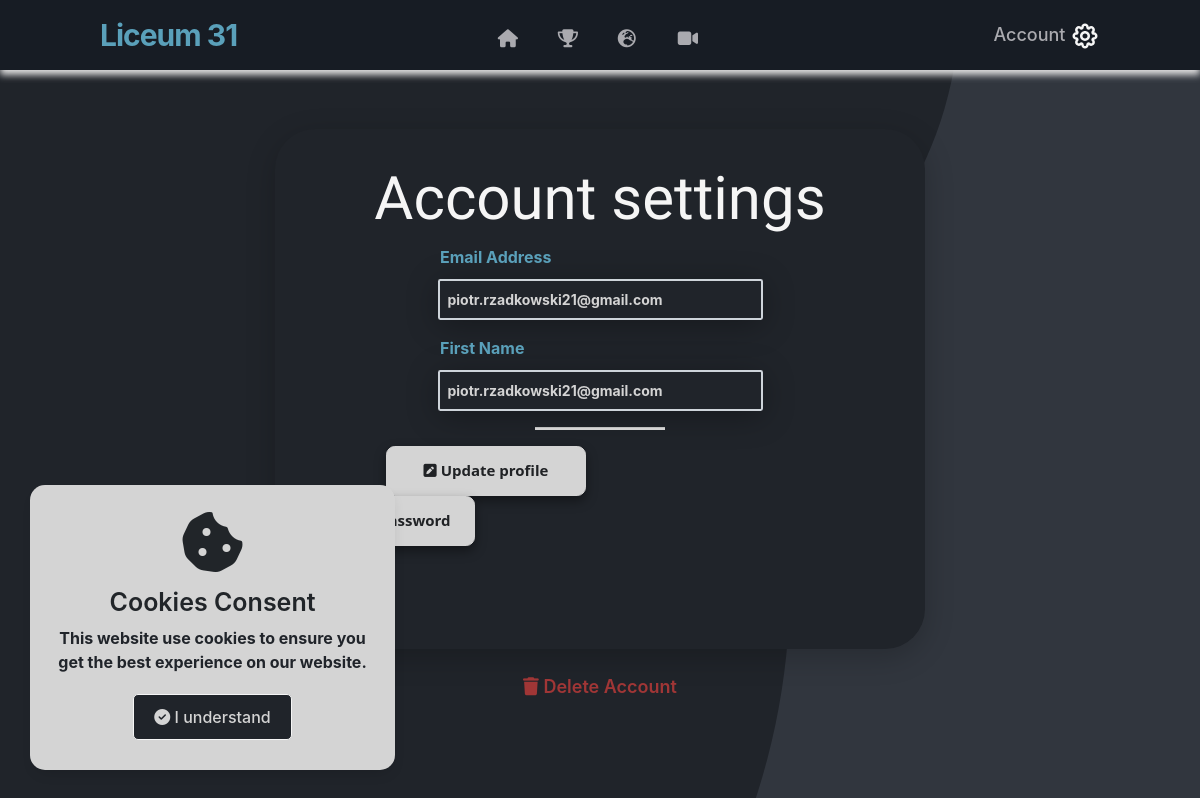
The app's page /edit_user (signed in), older data.
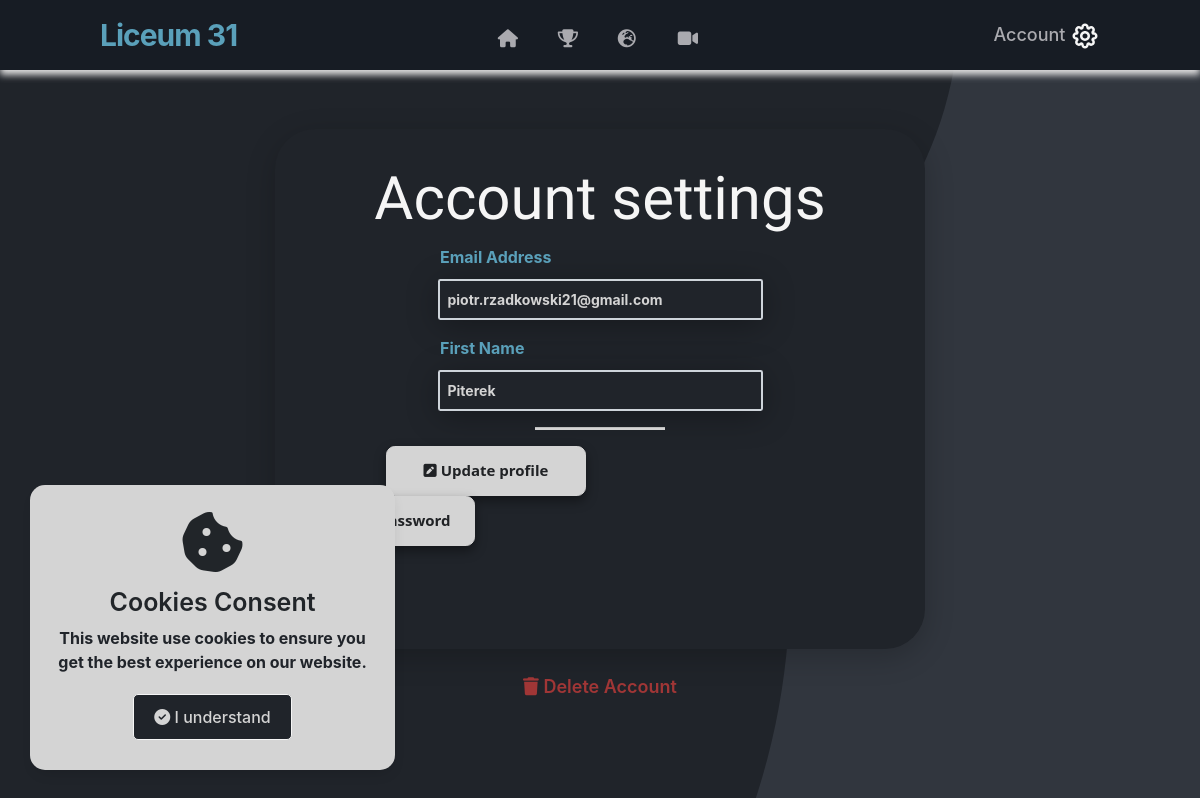
The same page, newer data.
### website/models.py (models this page shows)
class User(db.Model,UserMixin):
    id = db.Column(db.Integer,primary_key=True)
    first_name = db.Column(db.String(150))
    email = db.Column(db.String(150),unique=True)       #150 is maxLenght of string
    password = db.Column(db.String(150))
    is_admin = db.Column(db.Boolean,default=False)
    current_tournament_id = db.Column(db.Integer)
    tournaments = db.relationship('Tournament')

### website/auth.py (the view, shortened to what this page needs)
@auth.route('/edit_user', methods=['GET', 'POST'])
def edit_user():
    return render_template("edit_user.html", user=current_user)

### website/__init__.py (called while the page is built)
def create_app():
    app = Flask(__name__)
    app.config['SECRET_KEY'] = 'kjabwdlajbal'
    app.config['SQLALCHEMY_DATABASE_URI'] = f'sqlite:///{DB_NAME}'
    app.config['SQLALCHEMY_TRACK_MODIFICATIONS'] = False
    app.config['TRAP_HTTP_EXCEPTIONS']=True
    db.init_app(app)  # inicjowanie bazy danych dla aplikacji
    from .views import views
    from .auth import auth
    app.register_blueprint(views, url_prefix='/')
    app.register_blueprint(auth, url_prefix='/')
    from .models import User
    create_datebase(app)
    login_manager = LoginManager()
    login_manager.login_view = 'auth.login'
    login_manager.init_app(app)
    @login_manager.user_loader
    def load_user(id):
        return User.query.get(int(id))
    return app

### website/templates/edit_user.html (shortened to what this page needs)
{% extends "base.html" %} {% block title %}Account settings{% endblock %} {% block content %}
<section class="edit_box_container container_edit">
	<form method="POST">
		<br>
		<h3 style="margin-bottom: 30px; margin-top: 10px;" align="center">Account settings</h3>
		<section style="margin-top: -20px;">
			<div class="form-group">
				<label class="label_login" for="email">Email Address</label>
				<input value="{{user.email}}" type="email" class="form_control" id="email" name="email" />
			</div>
			<div class="form-group">
				<label class="label_login" for="firstName">First Name</label>
				<input value="{{user.first_name}}" type="text" class="form_control" id="firstName" name="firstName" />
			</div>
			<hr>
			<button style="margin-left: 111px; margin-right: 20px;" id="btn" type="submit"
				class="btn-danger_nav_login"><i class="fas fa-pen-square"></i> Update
				profile</button>
		</section>
	</form>
<a href="/change-password">
	<button id="btn" type="submit" class="btn-danger_nav_login"> Change
		password</button>
</a>
</section>
<br>
<section>
	<center><a onClick="deleteUser({{user.id}})" class="delete_account" href="#"><i class="fas fa-trash"></i> Delete
			Account</a></center>
</section>
{% endblock %}

### website/templates/base.html (shortened to what this page needs)
<!DOCTYPE html>
<html lang="en">
<head>
    <link rel="stylesheet" href="https://stackpath.bootstrapcdn.com/bootstrap/4.4.1/css/bootstrap.min.css"
 />
    <link rel="stylesheet" href="https://stackpath.bootstrapcdn.com/font-awesome/4.7.0/css/font-awesome.min.css"
 />
    <link rel="stylesheet" href="{{ url_for('static', filename='style.css') }}" />
    <link rel="stylesheet" href="https://cdnjs.cloudflare.com/ajax/libs/tippy.js/2.5.3/themes/light.css" />
</head>
<body>
    <div class="wrapper">
        <i class="fas fa-cookie-bite fa-4x"></i>
        <div class="content">
            <header>Cookies Consent</header>
            <p>This website use cookies to ensure you get the best experience on our website.</p>
            <div class="buttons">
                <button class="item"><i class="fas fa-check-circle"></i> I understand</button>
            </div>
        </div>
    </div>
    <section>
        <div id="snow">
        </div>
        <nav>
            <a id="home" href="/">
                <div class="logo" style="color: #5aa0ba; font-weight: 700">Liceum 31</div>
            </a>
            <div id="btn" class="nav-items">
                <li>
                    <a class="tooltip" title="Home Page" id="home" href="/"><i style="margin-bottom: 20px;"
                            class="fas fa-home"></i></a>
                </li>
                <li>
                    <a class="tooltip" title="My Tournaments" href="/tournaments"><i style="margin-bottom: 20px;"
                            class="fas fa-trophy"></i></a>
                </li>
                <li>
                    <a class="tooltip" title="Global Tournament" href="/public-tournaments"><i
                            style="margin-bottom: 20px;" class="fas fa-globe-europe"></i></a>
                <li>
                    <a class="tooltip tippy-arrow" title="Video" href="/video"><i style="margin-bottom: 20px;"
                            class="fas fa-video"></i></a>
                </li>
            </div>
            {% if user.is_authenticated %}
            <ul id="account-btn">
                <li>
                    <a href="#" id="account-btn-caption">Account</a>
                    <a href="#" id="account-btn-icon">
                    </a>
                </li>
            </ul>
            {% endif %}
        </nav>
        <div class="container" style="min-width: 100%;">{% block content %} {% endblock %}</div>
        <link rel="preconnect" href="/your-path-to-fontawesome/css/fontawesome.css" rel="stylesheet">
        <link rel="stylesheet" href="https://unpkg.com/balloon-css/balloon.min.css">
    </section>
</body>
</html>

### website/static/style.css (style rules this page uses)
html { scroll-behavior: smooth; }
body { background-image: url("../static/bgp.png"); scroll-behavior: smooth; overflow: overlay; background-repeat: no-repeat; background-attachment: fixed; }
.container { width: 1800px; }
#snow { position: fixed; top: 0; left: 0; right: 0; bottom: 0; pointer-events: none; z-index: 1000; }
h3 { color: whitesmoke; font-family: "Stick No Bills", sans-serif; font-size: 60px; }
hr { background-color: rgb(212, 212, 212); height: 2px; width: 20%; }
.delete_account { color: #a03636; font-weight: 600; }
.wrapper { position: absolute; bottom: 30px; left: 30px; max-width: 365px; background: rgb(212, 212, 212); padding: 25px 25px 30px 25px; border-radius: 15px; box-shadow: 1px 7px 14px -5px rgba(0,0,0,0.15); text-align: center; }
.content header { font-size: 25px; font-weight: 600; }
.content { margin-top: 10px; }
.content p { color: #20242a; margin: 5px 0 20px 0; font-weight: bold; }
.content .buttons { display: flex; align-items: center; justify-content: center; }
.buttons button { padding: 10px 20px; border: 1px solid whitesmoke; outline: none; color: rgb(212, 212, 212); font-size: 16px; font-weight: 500; border-radius: 5px; background: #20242a; cursor: pointer; }
.fa, .fab, .fad, .fal, .far, .fas { line-height: 0; -moz-outline: none; outline: none; }
.tooltip { position: absolute; z-index: 1070; display: table; margin: 0; font-family: -apple-system,BlinkMacSystemFont,"Segoe UI",Roboto,"Helvetica Neue",Arial,"Noto Sans",sans-serif,"Apple Color Emoji","Segoe UI Emoji","Segoe UI Symbol","Noto Color Emoji"; font-style: normal; line-height: 1.5; text-align: start; text-shadow: none; text-transform: none; letter-spacing: normal; word-break: normal; word-spacing: normal; white-space: normal; line-break: auto; word-wrap: break-word; opacity: 100%; }
.btn-danger_nav_login { background-color: rgb(212, 212, 212); border: 0; width: 200px; height: 50px; border-radius: 0.55rem; font-family: "Segoe UI", Tahoma, Geneva, Verdana, sans-serif; color: #202225; font-size: 15px; font-weight: bold; outline: none; box-shadow: 0px 5px 12px rgba(0, 0, 0, 0.4); transition: 0.5s; backface-visibility: hidden; border: 1px solid rgb(212, 212, 212); }
.label_login { display: block; color: #5aa0ba; margin-bottom: 10px; margin-left: 165px; font-weight: bold; }
.edit_box_container { background-color: #20242a; height: 250px; width: 700px; box-shadow: 0 8px 30px 0 rgba(0, 0, 0, 0.2); border-radius: 40px; }
.container_edit { width: 650px; height: 520px; margin: 0 auto; margin-top: 5%; }
.form_control { display: block; width: 50%; height: calc(1.5em + 0.75rem +2 px); padding: 8px; font-size: 14px; font-weight: 500; line-height: 1.5; color: whitesmoke; background-color: #20242a; background-clip: padding-box; border: 1px solid #ced4da; border-radius: 0.15rem; transition: border-color 0.15s ease-in-out, box-shadow 0.15s ease-in-out; margin-left: 25%; }
.form-group { margin-bottom: 1rem; }
ul { list-style: none; float: left; margin-top: 18px; }
ul > li { margin: 0; padding: 0; float: left; position: relative; }
ul > li > a { color: #aaaaaf; text-decoration: none; padding-bottom: 20px; }
a { color: #fff; font-size: 18px; font-weight: 500; text-decoration: none; }
nav { background: #171c24; display: flex; flex-wrap: wrap; align-items: center; justify-content: space-between; min-height: 70px; padding: 0 100px; box-shadow: 0 5px 7px 0 rgb(223, 223, 223); transition: 0.3s; position: -webkit-sticky; position: sticky; top: 0; z-index: 1000; }
nav .logo { color: #fff; font-size: 30px; font-weight: 600; letter-spacing: -1px; text-decoration: none; text-align: center; }
nav .nav-items { display: flex; margin-top: -20px; margin-right: 15px; }
nav .nav-items li { list-style: none; padding: 0 30px; }
nav .nav-items li a { font-size: 18px; font-weight: 500; text-decoration: none; width: 0; color: #aaaaaf; }
.form_control { display: block; width: 50%; height: calc(1.5em + 0.75rem +2 px); padding: 8px; font-size: 14px; font-weight: 700; line-height: 1.5; color: rgb(212, 212, 212); background-color: #20242a; background-clip: padding-box; border: 2px solid #ced4da; border-radius: 0.15rem; box-shadow: 0px 5px 32px rgb(0 0 0 / 30%); transition: border-color 0.15s ease-in-out, box-shadow 0.15s ease-in-out; margin-left: 25%; }

Row changes from the older to the newer data that the page shows:
changed User "piotr.rzadkowski21@gmail.com": firstName "piotr.rzadkowski21@gmail.com" → "Piterek"
